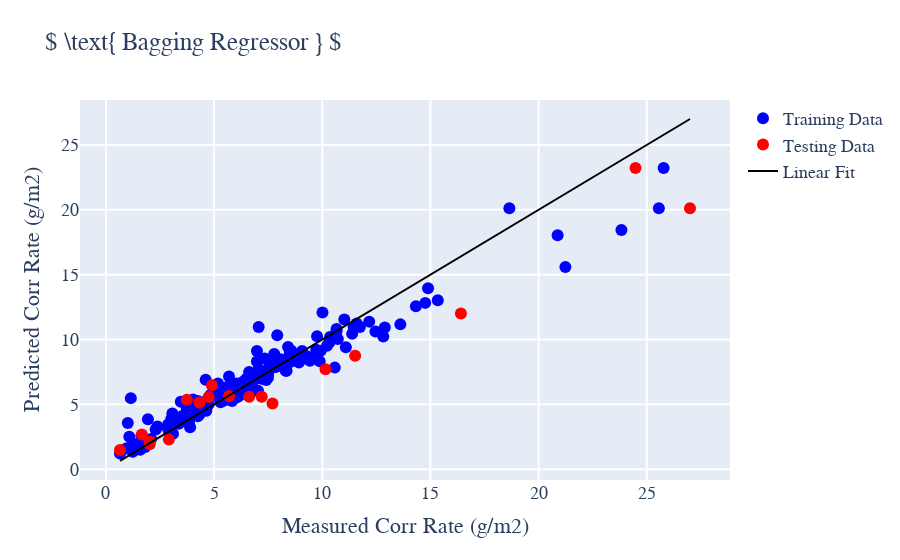

Here is the notebook cell this chart was saved with:
### Code cell
fit = np.linspace(min(target), max(target))
    trace0 = go.Scatter(x=y_train, y=Train_predictions2, mode = 'markers', marker= dict(size= 12, color= 'blue'), name='Training Data')
    trace1 = go.Scatter(x=y_test ,y=Test_predictions2, mode = 'markers', marker= dict(size= 12, color= 'red'),name='Testing Data')
    trace2 = go.Scatter(x = fit ,y = fit, mode = 'lines', marker= dict(size= 12, color= 'black'), text = 'Fit',name='Linear Fit')

    data = [trace0,trace1,trace2]
    fig= go.Figure(data, layout=layout0)
    resolution_value = 300
    iplot(fig)

### Figure 1 — Plotly figure (JSON) as saved in the notebook; plotly's stock layout.template omitted (floating-point values rounded to 4 significant figures; data arrays with more than 128 entries replaced by an {"elided": "..."} marker saying what was removed)
{"data": [{"marker": {"color": "blue", "size": 12}, "mode": "markers", "name": "Training Data", "type": "scatter", "x": {"elided": "153 float values"}, "y": {"elided": "153 float values"}}, {"marker": {"color": "red", "size": 12}, "mode": "markers", "name": "Testing Data", "type": "scatter", "x": [11.52, 4.75, 10.15, 24.48, 0.65, 16.41, 1.66, 6.62, 7.7, 27, 4.32, 2.91, 2.03, 7.2, 2.02, 3.74, 4.9, 5.69], "y": [8.747, 5.564, 7.7, 23.23, 1.48, 12.01, 2.673, 5.58, 5.075, 20.12, 5.14, 2.288, 2.136, 5.582, 1.925, 5.351, 6.48, 5.652]}, {"marker": {"color": "black", "size": 12}, "mode": "lines", "name": "Linear Fit", "text": "Fit", "type": "scatter", "x": [0.65, 1.188, 1.726, 2.263, 2.801, 3.339, 3.877, 4.414, 4.952, 5.49, 6.028, 6.565, 7.103, 7.641, 8.179, 8.716, 9.254, 9.792, 10.33, 10.87, 11.41, 11.94, 12.48, 13.02, 13.56, 14.09, 14.63, 15.17, 15.71, 16.24, 16.78, 17.32, 17.86, 18.4, 18.93, 19.47, 20.01, 20.55, 21.08, 21.62, 22.16, 22.7, 23.24, 23.77, 24.31, 24.85, 25.39, 25.92, 26.46, 27], "y": [0.65, 1.188, 1.726, 2.263, 2.801, 3.339, 3.877, 4.414, 4.952, 5.49, 6.028, 6.565, 7.103, 7.641, 8.179, 8.716, 9.254, 9.792, 10.33, 10.87, 11.41, 11.94, 12.48, 13.02, 13.56, 14.09, 14.63, 15.17, 15.71, 16.24, 16.78, 17.32, 17.86, 18.4, 18.93, 19.47, 20.01, 20.55, 21.08, 21.62, 22.16, 22.7, 23.24, 23.77, 24.31, 24.85, 25.39, 25.92, 26.46, 27]}], "layout": {"font": {"family": "Times New Roman", "size": 18}, "hovermode": "closest", "showlegend": true, "title": {"text": "$ \\text{ Bagging Regressor } $"}, "xaxis": {"gridwidth": 2, "title": {"text": "Measured Corr Rate (g/m2)"}, "zeroline": false}, "yaxis": {"gridwidth": 2, "title": {"text": "Predicted Corr Rate (g/m2)"}, "zeroline": false}}}
